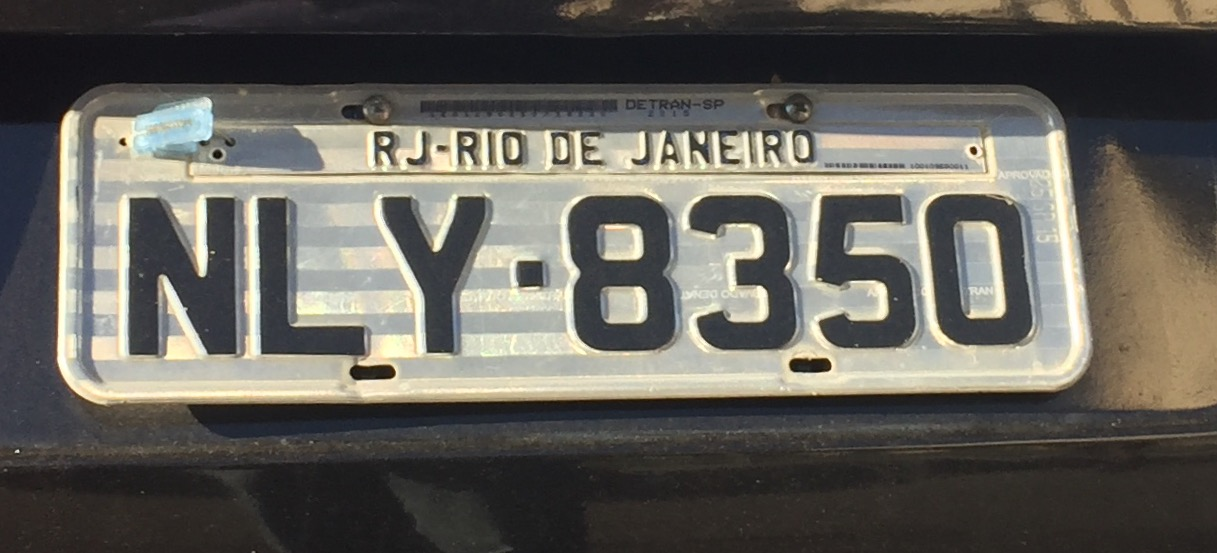
#> input picture test/testplate.jpg, 1217 x 553 px
$ jupyter execute --allow-errors Demo.ipynb
#> lines starting #> are read from the running program, lines starting #| are printed output that depends on the picture
#> further down, img is the input picture: shape (553, 1217, 3); mean B, G, R 89.9, 96.4, 99
### multibin.py
import cv2
import numpy as np
import bottleneck as bn

def get_nilblack_threshold(m, s, k):
        return m + k*s

def get_sauvola_threshold(m, s, k):
    R = np.amax(s)
    return m*(1 + k*(s/(R-1)))

def get_wolf_threshold(m,s,k,M):
    R = np.amax(s)
    return m + k*(s/(R-1))*(m-M)

def binarize(img, methods, resize=None, return_original=False, morph_kernel=None):
#> called with resize = (200, 64), return_original = True, morph_kernel = array of shape (3, 3)
    results = []
    # Resize image to desired dimensions
    if (resize):
        img = cv2.resize(img, dsize=resize, interpolation=cv2.INTER_CUBIC)
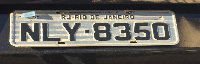
#> img: shape (64, 200, 3); mean of channels 0, 1, 2 89.8, 96.2, 98.9; drawn as B, G, R
    # Save resized original image for visualization purposes. Will be returned on first position of result array
    if(return_original):
        results.append(img)
    # Convert input to Grayscale
    img = cv2.cvtColor(img,cv2.COLOR_BGR2GRAY)
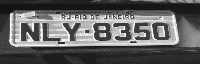
#> img: shape (64, 200); min 14, max 254, mean 96.3
    # Normalize image pixels to [0..1] values
    img = img/255

    for method in methods:
        binary_mask = np.zeros(img.shape)

        w = method['window_size']
        k = method['k_factor']

        # Moving window average and standard deviation
        m = bn.move_mean(img, window=int(w), min_count=1)
        s = bn.move_std(img, window=int(w), min_count=1)

        if (method['type'] == 'niblack'):
            T = get_nilblack_threshold(m,s,k)

        elif (method['type'] == 'sauvola'):
            T = get_sauvola_threshold(m,s,k)

        elif (method['type'] == 'wolf'):
            M = cv2.minMaxLoc(img)[0]
            T = get_wolf_threshold(m,s,k,M)

        else:
            raise("invalid method passed! try using 'niblack', 'sauvola' or 'wolf'.")

        binary_mask = np.where(img<T, 1.0, 0.0)

        try:
            # Use morphological opening to improve binary image quality
            binary_mask = cv2.morphologyEx(binary_mask, cv2.MORPH_OPEN, morph_kernel, iterations=1)
        except:
            # No morphology kernel defined
            pass
        results.append(binary_mask)
#> after the loop, results = 1 item

    return results

### Demo.ipynb
# Multimethod Binarization demonstration
## Using multiple binary images and CCA to isolate characters from an image

[cell 1]
import cv2
import multibin as mb

from utils import cs_utils

from matplotlib import pyplot as plt
from IPython.display import display

### Define binarization methods to be applied.

#### You can use as many instances as you want, just be aware of the accuracy/performance trade-off.
#### Each method is a dictionary following the format:

    {
    'type' : Binarization method,
    'window_size': Moving square window dimension,
    'k_factor': Constant
    }

#### You can read more about each of them on the paper that inspired this code (see README)

[cell 2]
bin_methods = [{
    'type': 'wolf',
    'window_size': 11,
    'k_factor': 0.2
},
    {
    'type': 'niblack',
    'window_size': 61,
    'k_factor': 0.2
},
    {
    'type': 'niblack',
    'window_size': 11,
    'k_factor': 0.4
},
    {
    'type': 'sauvola',
    'window_size': 31,
    'k_factor': 0.4
}]

# Sample image
img_path = 'test/testplate.jpg'
img = cv2.imread(img_path)
plt.imshow(img)

### Obtain 4 different binary images using the defined methods
#### Optional arguments:
* **resize**: Resize input image to desired output dimensions;
* **morph_kernel**: Define a morphological kernel to be used in opening image to reduce noise (see: [link]);
* **return_original**: Return a copy of the original image resized to output dimensions as the first position in the resulting array;

[cell 3]
KERNEL = cv2.getStructuringElement(cv2.MORPH_RECT, (3, 3))
RESIZE = (200,64)

#> (the rest of this cell did not finish here and is left out)
